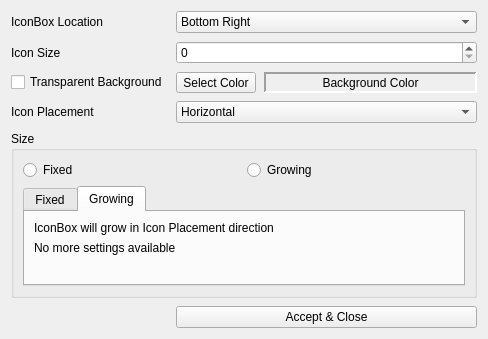
<?xml version="1.0" encoding="UTF-8"?>
<ui version="4.0">
 <class>SettingsWindow</class>
 <widget class="QWidget" name="SettingsWindow">
  <property name="geometry">
   <rect>
    <x>0</x>
    <y>0</y>
    <width>488</width>
    <height>330</height>
   </rect>
  </property>
  <property name="windowTitle">
   <string>IconBox Settings (wmiib2)</string>
  </property>
  <layout class="QFormLayout" name="formLayout_3">
   <property name="horizontalSpacing">
    <number>8</number>
   </property>
   <property name="verticalSpacing">
    <number>8</number>
   </property>
   <item row="0" column="0">
    <widget class="QLabel" name="label">
     <property name="text">
      <string>IconBox Location</string>
     </property>
    </widget>
   </item>
   <item row="0" column="1">
    <widget class="QComboBox" name="Location">
     <item>
      <property name="text">
       <string>Bottom Right</string>
      </property>
     </item>
     <item>
      <property name="text">
       <string>Bottom Left</string>
      </property>
     </item>
     <item>
      <property name="text">
       <string>Top Right</string>
      </property>
     </item>
     <item>
      <property name="text">
       <string>Top Left</string>
      </property>
     </item>
    </widget>
   </item>
   <item row="2" column="0">
    <widget class="QLabel" name="label_3">
     <property name="text">
      <string>Icon Size</string>
     </property>
    </widget>
   </item>
   <item row="2" column="1">
    <widget class="QSpinBox" name="IconSize"/>
   </item>
   <item row="3" column="0">
    <widget class="QCheckBox" name="TransparentBackground">
     <property name="text">
      <string>Transparent Background</string>
     </property>
    </widget>
   </item>
   <item row="3" column="1">
    <layout class="QHBoxLayout" name="horizontalLayout">
     <property name="spacing">
      <number>8</number>
     </property>
     <item>
      <widget class="QToolButton" name="BGColorButton">
       <property name="sizePolicy">
        <sizepolicy hsizetype="Preferred" vsizetype="Preferred">
         <horstretch>0</horstretch>
         <verstretch>0</verstretch>
        </sizepolicy>
       </property>
       <property name="text">
        <string>Select Color</string>
       </property>
      </widget>
     </item>
     <item>
      <widget class="QLabel" name="BGColorLabel">
       <property name="sizePolicy">
        <sizepolicy hsizetype="MinimumExpanding" vsizetype="Preferred">
         <horstretch>0</horstretch>
         <verstretch>0</verstretch>
        </sizepolicy>
       </property>
       <property name="autoFillBackground">
        <bool>true</bool>
       </property>
       <property name="frameShape">
        <enum>QFrame::Panel</enum>
       </property>
       <property name="frameShadow">
        <enum>QFrame::Sunken</enum>
       </property>
       <property name="lineWidth">
        <number>2</number>
       </property>
       <property name="text">
        <string>Background Color</string>
       </property>
       <property name="alignment">
        <set>Qt::AlignCenter</set>
       </property>
       <property name="margin">
        <number>3</number>
       </property>
      </widget>
     </item>
    </layout>
   </item>
   <item row="4" column="0">
    <widget class="QLabel" name="label_2">
     <property name="text">
      <string>Icon Placement</string>
     </property>
    </widget>
   </item>
   <item row="4" column="1">
    <widget class="QComboBox" name="GrowDirection">
     <item>
      <property name="text">
       <string>Horizontal</string>
      </property>
     </item>
     <item>
      <property name="text">
       <string>Vertical</string>
      </property>
     </item>
    </widget>
   </item>
   <item row="6" column="0" colspan="2">
    <widget class="QGroupBox" name="SizingType">
     <property name="title">
      <string>Size</string>
     </property>
     <layout class="QGridLayout" name="gridLayout">
      <item row="1" column="1">
       <widget class="QRadioButton" name="ST_Growing">
        <property name="text">
         <string>Growing</string>
        </property>
       </widget>
      </item>
      <item row="1" column="0">
       <widget class="QRadioButton" name="ST_Fixed">
        <property name="text">
         <string>Fixed</string>
        </property>
       </widget>
      </item>
      <item row="2" column="0" colspan="2">
       <widget class="QTabWidget" name="tabWidget">
        <property name="currentIndex">
         <number>1</number>
        </property>
        <widget class="QWidget" name="ST_Fixed_Tab">
         <attribute name="title">
          <string>Fixed</string>
         </attribute>
         <layout class="QFormLayout" name="formLayout">
          <item row="0" column="0">
           <widget class="QLabel" name="label_4">
            <property name="text">
             <string>Width</string>
            </property>
           </widget>
          </item>
          <item row="0" column="1">
           <widget class="QSpinBox" name="FixedWidth"/>
          </item>
          <item row="1" column="0">
           <widget class="QLabel" name="label_5">
            <property name="text">
             <string>Height</string>
            </property>
           </widget>
          </item>
          <item row="1" column="1">
           <widget class="QSpinBox" name="FixedHeight"/>
          </item>
         </layout>
        </widget>
        <widget class="QWidget" name="ST_Growing_Tab">
         <attribute name="title">
          <string>Growing</string>
         </attribute>
         <layout class="QFormLayout" name="formLayout_2">
          <item row="1" column="0" colspan="2">
           <widget class="QLabel" name="label_6">
            <property name="text">
             <string>No more settings available</string>
            </property>
           </widget>
          </item>
          <item row="0" column="0">
           <widget class="QLabel" name="label_7">
            <property name="text">
             <string>IconBox will grow in Icon Placement direction</string>
            </property>
           </widget>
          </item>
         </layout>
        </widget>
       </widget>
      </item>
     </layout>
    </widget>
   </item>
   <item row="7" column="1">
    <widget class="QPushButton" name="pushButton">
     <property name="text">
      <string>Accept &amp;&amp; Close</string>
     </property>
    </widget>
   </item>
  </layout>
 </widget>
 <resources/>
 <connections>
  <connection>
   <sender>pushButton</sender>
   <signal>clicked()</signal>
   <receiver>SettingsWindow</receiver>
   <slot>hide()</slot>
   <hints>
    <hint type="sourcelabel">
     <x>332</x>
     <y>299</y>
    </hint>
    <hint type="destinationlabel">
     <x>223</x>
     <y>327</y>
    </hint>
   </hints>
  </connection>
 </connections>
</ui>
